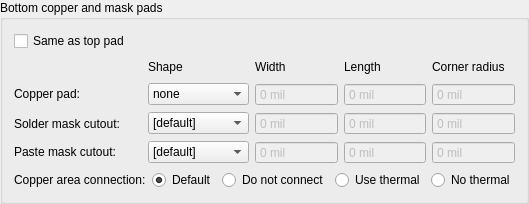
      <widget class="QGroupBox" name="groupBox_4">
       <property name="enabled">
        <bool>true</bool>
       </property>
       <property name="sizePolicy">
        <sizepolicy hsizetype="Preferred" vsizetype="Preferred">
         <horstretch>0</horstretch>
         <verstretch>0</verstretch>
        </sizepolicy>
       </property>
       <property name="title">
        <string>Bottom copper and mask pads</string>
       </property>
       <layout class="QVBoxLayout" name="verticalLayout_6">
        <item>
         <widget class="QCheckBox" name="sameAsTopPad">
          <property name="enabled">
           <bool>true</bool>
          </property>
          <property name="text">
           <string>Same as top pad</string>
          </property>
         </widget>
        </item>
        <item>
         <widget class="QWidget" name="widget" native="true">
          <layout class="QGridLayout" name="gridLayout_3">
           <property name="margin">
            <number>0</number>
           </property>
           <item row="0" column="0">
            <spacer name="horizontalSpacer_3">
             <property name="orientation">
              <enum>Qt::Horizontal</enum>
             </property>
             <property name="sizeHint" stdset="0">
              <size>
               <width>128</width>
               <height>20</height>
              </size>
             </property>
            </spacer>
           </item>
           <item row="0" column="1">
            <widget class="QLabel" name="label_25">
             <property name="sizePolicy">
              <sizepolicy hsizetype="Preferred" vsizetype="Fixed">
               <horstretch>0</horstretch>
               <verstretch>0</verstretch>
              </sizepolicy>
             </property>
             <property name="text">
              <string>Shape</string>
             </property>
            </widget>
           </item>
           <item row="0" column="2">
            <widget class="QLabel" name="label_26">
             <property name="sizePolicy">
              <sizepolicy hsizetype="Preferred" vsizetype="Fixed">
               <horstretch>0</horstretch>
               <verstretch>0</verstretch>
              </sizepolicy>
             </property>
             <property name="text">
              <string>Width</string>
             </property>
            </widget>
           </item>
           <item row="0" column="3">
            <widget class="QLabel" name="label_29">
             <property name="text">
              <string>Length</string>
             </property>
            </widget>
           </item>
           <item row="0" column="4">
            <widget class="QLabel" name="label_27">
             <property name="text">
              <string>Corner radius</string>
             </property>
            </widget>
           </item>
           <item row="1" column="0">
            <widget class="QLabel" name="label_28">
             <property name="sizePolicy">
              <sizepolicy hsizetype="Preferred" vsizetype="Fixed">
               <horstretch>0</horstretch>
               <verstretch>0</verstretch>
              </sizepolicy>
             </property>
             <property name="text">
              <string>Copper pad:</string>
             </property>
            </widget>
           </item>
           <item row="1" column="1">
            <widget class="QComboBox" name="botCuShape">
             <item>
              <property name="text">
               <string>none</string>
              </property>
             </item>
             <item>
              <property name="text">
               <string>round</string>
              </property>
             </item>
             <item>
              <property name="text">
               <string>square</string>
              </property>
             </item>
             <item>
              <property name="text">
               <string>rect</string>
              </property>
             </item>
             <item>
              <property name="text">
               <string>rounded-rect</string>
              </property>
             </item>
             <item>
              <property name="text">
               <string>oval</string>
              </property>
             </item>
             <item>
              <property name="text">
               <string>octagon</string>
              </property>
             </item>
            </widget>
           </item>
           <item row="1" column="2">
            <widget class="QDoubleSpinBox" name="botCuWidth">
             <property name="enabled">
              <bool>false</bool>
             </property>
             <property name="sizePolicy">
              <sizepolicy hsizetype="Expanding" vsizetype="Fixed">
               <horstretch>0</horstretch>
               <verstretch>0</verstretch>
              </sizepolicy>
             </property>
             <property name="buttonSymbols">
              <enum>QAbstractSpinBox::NoButtons</enum>
             </property>
             <property name="suffix">
              <string> mil</string>
             </property>
             <property name="decimals">
              <number>0</number>
             </property>
             <property name="minimum">
              <double>-32000.000000000000000</double>
             </property>
             <property name="maximum">
              <double>32000.000000000000000</double>
             </property>
             <property name="value">
              <double>0.000000000000000</double>
             </property>
            </widget>
           </item>
           <item row="1" column="3">
            <widget class="QDoubleSpinBox" name="botCuLength">
             <property name="enabled">
              <bool>false</bool>
             </property>
             <property name="sizePolicy">
              <sizepolicy hsizetype="Expanding" vsizetype="Fixed">
               <horstretch>0</horstretch>
               <verstretch>0</verstretch>
              </sizepolicy>
             </property>
             <property name="buttonSymbols">
              <enum>QAbstractSpinBox::NoButtons</enum>
             </property>
             <property name="suffix">
              <string> mil</string>
             </property>
             <property name="decimals">
              <number>0</number>
             </property>
             <property name="minimum">
              <double>-32000.000000000000000</double>
             </property>
             <property name="maximum">
              <double>32000.000000000000000</double>
             </property>
             <property name="value">
              <double>0.000000000000000</double>
             </property>
            </widget>
           </item>
           <item row="1" column="4">
            <widget class="QDoubleSpinBox" name="botCuRadius">
             <property name="enabled">
              <bool>false</bool>
             </property>
             <property name="sizePolicy">
              <sizepolicy hsizetype="Expanding" vsizetype="Fixed">
               <horstretch>0</horstretch>
               <verstretch>0</verstretch>
              </sizepolicy>
             </property>
             <property name="buttonSymbols">
              <enum>QAbstractSpinBox::NoButtons</enum>
             </property>
             <property name="suffix">
              <string> mil</string>
             </property>
             <property name="decimals">
              <number>0</number>
             </property>
             <property name="minimum">
              <double>-32000.000000000000000</double>
             </property>
             <property name="maximum">
              <double>32000.000000000000000</double>
             </property>
             <property name="value">
              <double>0.000000000000000</double>
             </property>
            </widget>
           </item>
           <item row="2" column="0">
            <widget class="QLabel" name="label_30">
             <property name="sizePolicy">
              <sizepolicy hsizetype="Preferred" vsizetype="Preferred">
               <horstretch>0</horstretch>
               <verstretch>0</verstretch>
              </sizepolicy>
             </property>
             <property name="text">
              <string>Solder mask cutout:</string>
             </property>
            </widget>
           </item>
           <item row="2" column="1">
            <widget class="QComboBox" name="botSmShape">
             <item>
              <property name="text">
               <string>[default]</string>
              </property>
             </item>
             <item>
              <property name="text">
               <string>none</string>
              </property>
             </item>
             <item>
              <property name="text">
               <string>round</string>
              </property>
             </item>
             <item>
              <property name="text">
               <string>square</string>
              </property>
             </item>
             <item>
              <property name="text">
               <string>rect</string>
              </property>
             </item>
             <item>
              <property name="text">
               <string>rounded-rect</string>
              </property>
             </item>
             <item>
              <property name="text">
               <string>oval</string>
              </property>
             </item>
             <item>
              <property name="text">
               <string>octagon</string>
              </property>
             </item>
            </widget>
           </item>
           <item row="2" column="2">
            <widget class="QDoubleSpinBox" name="botSmWidth">
             <property name="enabled">
              <bool>false</bool>
             </property>
             <property name="sizePolicy">
              <sizepolicy hsizetype="Expanding" vsizetype="Fixed">
               <horstretch>0</horstretch>
               <verstretch>0</verstretch>
              </sizepolicy>
             </property>
             <property name="buttonSymbols">
              <enum>QAbstractSpinBox::NoButtons</enum>
             </property>
             <property name="suffix">
              <string> mil</string>
             </property>
             <property name="decimals">
              <number>0</number>
             </property>
             <property name="minimum">
              <double>-32000.000000000000000</double>
             </property>
             <property name="maximum">
              <double>32000.000000000000000</double>
             </property>
             <property name="value">
              <double>0.000000000000000</double>
             </property>
            </widget>
           </item>
           <item row="2" column="3">
            <widget class="QDoubleSpinBox" name="botSmLength">
             <property name="enabled">
              <bool>false</bool>
             </property>
             <property name="sizePolicy">
              <sizepolicy hsizetype="Expanding" vsizetype="Fixed">
               <horstretch>0</horstretch>
               <verstretch>0</verstretch>
              </sizepolicy>
             </property>
             <property name="buttonSymbols">
              <enum>QAbstractSpinBox::NoButtons</enum>
             </property>
             <property name="suffix">
              <string> mil</string>
             </property>
             <property name="decimals">
              <number>0</number>
             </property>
             <property name="minimum">
              <double>-32000.000000000000000</double>
             </property>
             <property name="maximum">
              <double>32000.000000000000000</double>
             </property>
             <property name="value">
              <double>0.000000000000000</double>
             </property>
            </widget>
           </item>
           <item row="2" column="4">
            <widget class="QDoubleSpinBox" name="botSmRadius">
             <property name="enabled">
              <bool>false</bool>
             </property>
             <property name="sizePolicy">
              <sizepolicy hsizetype="Expanding" vsizetype="Fixed">
               <horstretch>0</horstretch>
               <verstretch>0</verstretch>
              </sizepolicy>
             </property>
             <property name="buttonSymbols">
              <enum>QAbstractSpinBox::NoButtons</enum>
             </property>
             <property name="suffix">
              <string> mil</string>
             </property>
             <property name="decimals">
              <number>0</number>
             </property>
             <property name="minimum">
              <double>-32000.000000000000000</double>
             </property>
             <property name="maximum">
              <double>32000.000000000000000</double>
             </property>
             <property name="value">
              <double>0.000000000000000</double>
             </property>
            </widget>
           </item>
           <item row="3" column="0">
            <widget class="QLabel" name="label_31">
             <property name="sizePolicy">
              <sizepolicy hsizetype="Preferred" vsizetype="Fixed">
               <horstretch>0</horstretch>
               <verstretch>0</verstretch>
              </sizepolicy>
             </property>
             <property name="text">
              <string>Paste mask cutout:</string>
             </property>
            </widget>
           </item>
           <item row="3" column="1">
            <widget class="QComboBox" name="botPmShape">
             <item>
              <property name="text">
               <string>[default]</string>
              </property>
             </item>
             <item>
              <property name="text">
               <string>none</string>
              </property>
             </item>
             <item>
              <property name="text">
               <string>round</string>
              </property>
             </item>
             <item>
              <property name="text">
               <string>square</string>
              </property>
             </item>
             <item>
              <property name="text">
               <string>rect</string>
              </property>
             </item>
             <item>
              <property name="text">
               <string>rounded-rect</string>
              </property>
             </item>
             <item>
              <property name="text">
               <string>oval</string>
              </property>
             </item>
             <item>
              <property name="text">
               <string>octagon</string>
              </property>
             </item>
            </widget>
           </item>
           <item row="3" column="2">
            <widget class="QDoubleSpinBox" name="botPmWidth">
             <property name="enabled">
              <bool>false</bool>
             </property>
             <property name="sizePolicy">
              <sizepolicy hsizetype="Expanding" vsizetype="Fixed">
               <horstretch>0</horstretch>
               <verstretch>0</verstretch>
              </sizepolicy>
             </property>
             <property name="buttonSymbols">
              <enum>QAbstractSpinBox::NoButtons</enum>
             </property>
             <property name="suffix">
              <string> mil</string>
             </property>
             <property name="decimals">
              <number>0</number>
             </property>
             <property name="minimum">
              <double>-32000.000000000000000</double>
             </property>
             <property name="maximum">
              <double>32000.000000000000000</double>
             </property>
             <property name="value">
              <double>0.000000000000000</double>
             </property>
            </widget>
           </item>
           <item row="3" column="3">
            <widget class="QDoubleSpinBox" name="botPmLength">
             <property name="enabled">
              <bool>false</bool>
             </property>
             <property name="sizePolicy">
              <sizepolicy hsizetype="Expanding" vsizetype="Fixed">
               <horstretch>0</horstretch>
               <verstretch>0</verstretch>
              </sizepolicy>
             </property>
             <property name="buttonSymbols">
              <enum>QAbstractSpinBox::NoButtons</enum>
             </property>
             <property name="suffix">
              <string> mil</string>
             </property>
             <property name="decimals">
              <number>0</number>
             </property>
             <property name="minimum">
              <double>-32000.000000000000000</double>
             </property>
             <property name="maximum">
              <double>32000.000000000000000</double>
             </property>
             <property name="value">
              <double>0.000000000000000</double>
             </property>
            </widget>
           </item>
           <item row="3" column="4">
            <widget class="QDoubleSpinBox" name="botPmRadius">
             <property name="enabled">
              <bool>false</bool>
             </property>
             <property name="sizePolicy">
              <sizepolicy hsizetype="Expanding" vsizetype="Fixed">
               <horstretch>0</horstretch>
               <verstretch>0</verstretch>
              </sizepolicy>
             </property>
             <property name="buttonSymbols">
              <enum>QAbstractSpinBox::NoButtons</enum>
             </property>
             <property name="suffix">
              <string> mil</string>
             </property>
             <property name="decimals">
              <number>0</number>
             </property>
             <property name="minimum">
              <double>-32000.000000000000000</double>
             </property>
             <property name="maximum">
              <double>32000.000000000000000</double>
             </property>
             <property name="value">
              <double>0.000000000000000</double>
             </property>
            </widget>
           </item>
          </layout>
         </widget>
        </item>
        <item>
         <layout class="QHBoxLayout" name="horizontalLayout_7">
          <item>
           <widget class="QLabel" name="label_32">
            <property name="sizePolicy">
             <sizepolicy hsizetype="Preferred" vsizetype="Fixed">
              <horstretch>0</horstretch>
              <verstretch>0</verstretch>
             </sizepolicy>
            </property>
            <property name="text">
             <string>Copper area connection:</string>
            </property>
           </widget>
          </item>
          <item>
           <widget class="QRadioButton" name="botAreaDef">
            <property name="text">
             <string>Default</string>
            </property>
            <property name="checked">
             <bool>true</bool>
            </property>
           </widget>
          </item>
          <item>
           <widget class="QRadioButton" name="botAreaNC">
            <property name="text">
             <string>Do not connect</string>
            </property>
           </widget>
          </item>
          <item>
           <widget class="QRadioButton" name="botAreaTherm">
            <property name="text">
             <string>Use thermal</string>
            </property>
           </widget>
          </item>
          <item>
           <widget class="QRadioButton" name="botAreaNoTh">
            <property name="text">
             <string>No thermal</string>
            </property>
           </widget>
          </item>
         </layout>
        </item>
       </layout>
      </widget>
